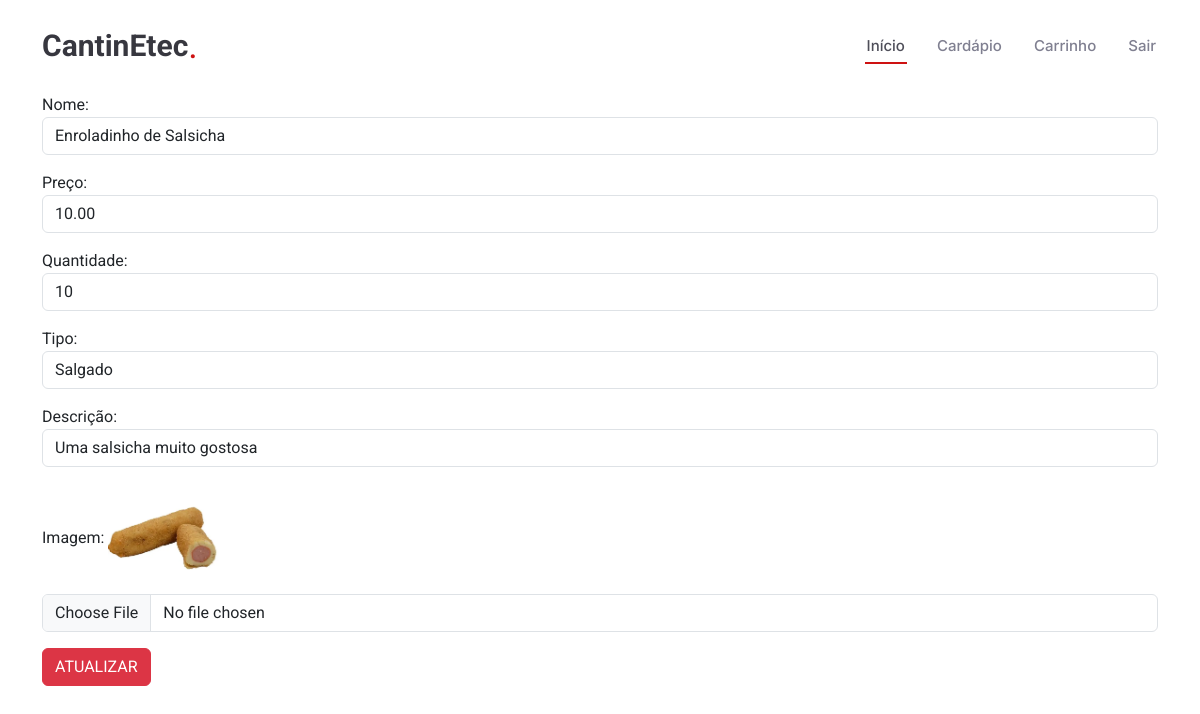
The page /site/site_principal/form_atualiza.php?Cod_item=4 on the database its author committed.
### tables this page shows
CREATE TABLE `item` (
  `Cod_item` int(11) NOT NULL,
  `Nome` varchar(100) NOT NULL,
  `Descricao` text NOT NULL,
  `Preco` decimal(5,2) NOT NULL,
  `Tipo` varchar(50) NOT NULL,
  `Quantidade_Estoque` int(11) NOT NULL,
  `Imagem` varchar(50) NOT NULL
);

### site/site_principal/form_atualiza.php (the view, shortened to what this page needs)
<?php
    include '../pedaco.php';
    $Cod_item = $_GET['Cod_item'];
?>
    <div class="container">
        <form action="atualiza.php?Cod_item=<?php echo "$Cod_item"; ?>" method="POST" enctype="multipart/form-data">
        <?php
            require '../conexao.php';
            $Cod_item = $_GET['Cod_item'];
            $sql = "SELECT * FROM item WHERE Cod_item = $Cod_item";
            $stmt = $pdo->query($sql);
            $Item = $stmt->fetch(PDO::FETCH_ASSOC);
        ?>
            <div class="mb-3">
                Nome: <input type="text" value="<?php echo $Item['Nome']; ?>" name="nome_novo" class="form-control">
            </div>
            <div class="mb-3">
                Preço: <input type="text" value="<?php echo $Item['Preco']; ?>" name="preco_novo" class="form-control">
            </div>
            <div class="mb-3">
                Quantidade: <input type="text" value="<?php echo $Item['Quantidade_Estoque']; ?>" name="quantidade_nova" class="form-control">
            </div>
            <div class="mb-3">
                Tipo: <input type="text" value="<?php echo $Item['Tipo']; ?>" name="tipo_novo" class="form-control">
            </div>
            <div class="mb-3">
                Descrição: <input type="text" value="<?php echo $Item['Descricao']; ?>" name="descricao_nova" class="form-control">
            </div>
            <div class="mb-3">
                Imagem:
                <img src="<?php echo $Item['Imagem']; ?>" alt="" class="image-update">
                <input type="file" value="<?php echo $Item['Imagem']; ?>" name="imagem_nova" class="form-control">
            </div>
            <button type="submit" name="btn-atualiza" class="btn btn-danger">ATUALIZAR</button>
        </form>
    </div>
</body>
</html>

### site/site_principal/assets/css/main.css (style rules this page uses)
:root { --default-font: "Roboto", system-ui, -apple-system, "Segoe UI", Roboto, "Helvetica Neue", Arial, "Noto Sans", "Liberation Sans", sans-serif, "Apple Color Emoji", "Segoe UI Emoji", "Segoe UI Symbol", "Noto Color Emoji"; --heading-font: "Amatic SC", sans-serif; --nav-font: "Inter", sans-serif; }
:root { --background-color: #ffffff; --default-color: #212529; --heading-color: #37373f; --accent-color: #ce1212; --surface-color: #ffffff; --contrast-color: #ffffff; }
:root { --nav-color: #7f7f90; --nav-hover-color: #ce1212; --nav-mobile-background-color: #ffffff; --nav-dropdown-background-color: #ffffff; --nav-dropdown-color: #7f7f90; --nav-dropdown-hover-color: #ce1212; }
:root { scroll-behavior: smooth; }
body { color: var(--default-color); background-color: var(--background-color); font-family: var(--default-font); }
.image-update { width: 10%; }

### rows shown on the page
item: nome_novo "Enroladinho de Salsicha", preco_novo "10.00", quantidade_nova "10", tipo_novo "Salgado", descricao_nova "Uma salsicha muito gostosa", Imagem (picture)
